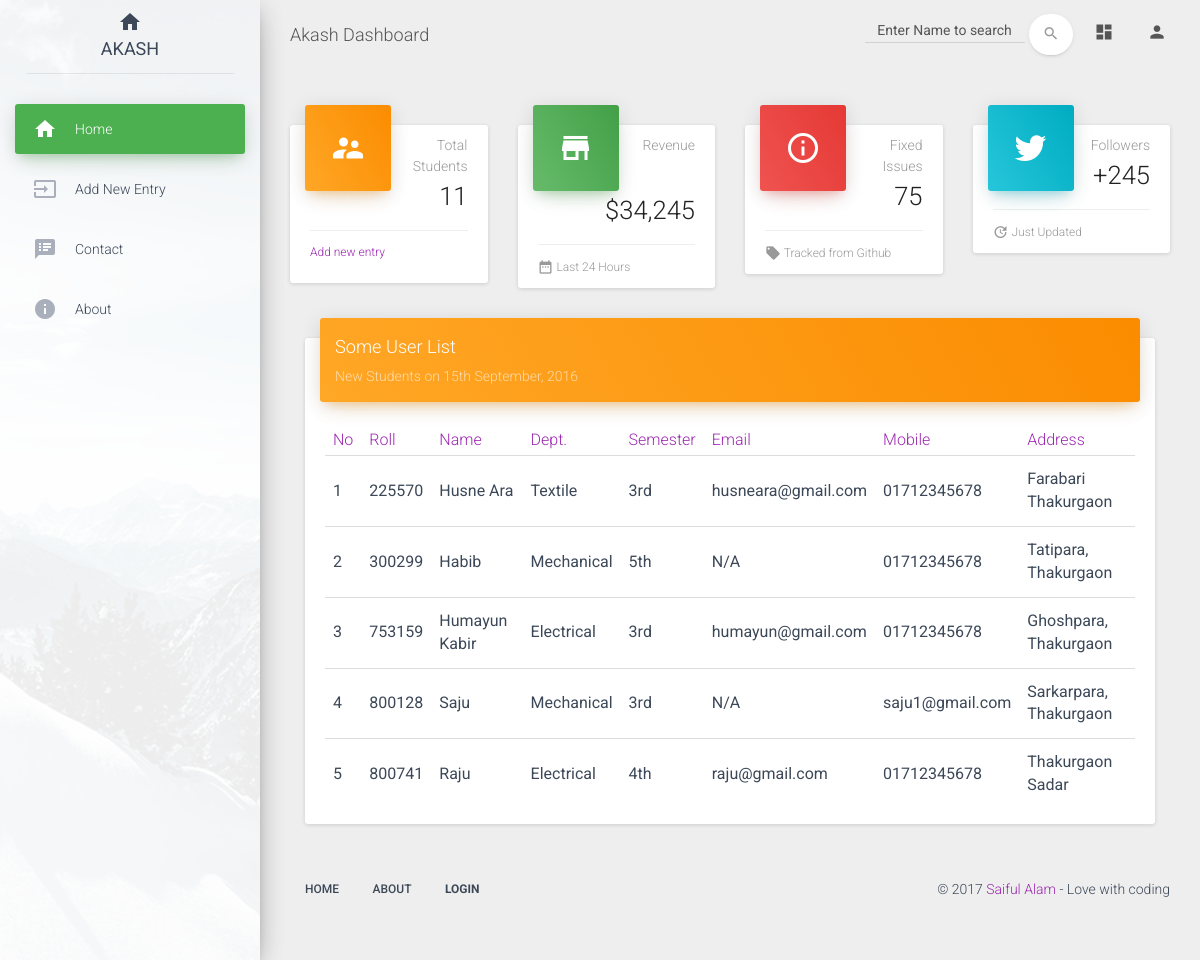
The page / on the database its author committed.
### tables this page shows
CREATE TABLE `students` (
  `id` int(11) NOT NULL,
  `name` varchar(100) NOT NULL,
  `roll` int(11) NOT NULL,
  `reg` int(11) NOT NULL,
  `email` varchar(100) NOT NULL,
  `mobile` varchar(15) NOT NULL,
  `sessions` varchar(11) NOT NULL,
  `religion` varchar(20) NOT NULL,
  `blood` varchar(11) NOT NULL,
  `birthdate` date NOT NULL,
  `gender` varchar(10) NOT NULL,
  `dept` varchar(50) NOT NULL,
  `sem` varchar(50) NOT NULL,
  `address` text NOT NULL,
  `img` varchar(255) NOT NULL
);

### application/controllers/Home.php (called while the page is built, shortened)
<?php
class Home extends CI_Controller {
function __construct()
 {
   $this->load->model('users_model');
 }
 function index()
 {
    $data['session_data'] = $this->session->userdata('logged_in');
    $session_data = $this->session->userdata('logged_in');
	$data['user_total'] = $this->db->count_all("students");
    $data['username'] = $session_data['username'];
    $data['currentPage'] = 'dashboard';
    $data['title'] = "Homepage";
    $data['name'] = $this->input->post('search_input');
$data["total_rows"] = $this->users_model->record_count();
$data['full_tag_open'] = "<ul class='pagination'>";
$data['full_tag_close'] ="</ul>";
$data['num_tag_open'] = '<li>';
$data['num_tag_close'] = '</li>';
$data['cur_tag_open'] = "<li class='disabled'><li class='active'><a href='#'>";
$data['cur_tag_close'] = "<span class='sr-only'></span></a></li>";
$data['next_tag_open'] = "<li>";
$data['next_tagl_close'] = "</li>";
$data['prev_tag_open'] = "<li>";
$data['prev_tagl_close'] = "</li>";
$data['first_tag_open'] = "<li>";
$data['first_tagl_close'] = "</li>";
$data['last_tag_open'] = "<li>";
$data['last_tagl_close'] = "</li>";
$data["base_url"] = base_url();
		$data["page"] = 5;
		$data["uri_segment"] = 3;
		$data['num_links'] = 2;
$this->pagination->initialize($data);
$page = ($this->uri->segment(3)) ? $this->uri->segment(3) : 0;
$data["user_list"] = $this->users_model->get_all_users($data["page"], $page);
$data["links"] = $this->pagination->create_links();
    $this->load->view('template/header.php',$data);
    $this->load->view('home', $data);
    $this->load->view('template/footer.php',$data);
 }
}

### index.php (called while the page is built, shortened)
<?php
require_once BASEPATH.'core/CodeIgniter.php';

### application/models/Users_model.php (called while the page is built, shortened)
<?php
class Users_model extends CI_Model {
    function get_all_users($limit, $start) {
        $this->db->limit($limit, $start);
        $query = $this->db->get("students");
        if ($query->num_rows() > 0) {
            foreach ($query->result() as $row) {
                $data[] = $row;
            }
            return $data;
        }else{
            $not_found = "No data found";
            return $not_found;
        }
        return $query->result();
    }
}
?>

### application/views/home.php (the view)
<div class="content">
	<div class="container-fluid">
		<div class="row">
			<div class="col-lg-3 col-md-6 col-sm-6">
				<div class="card card-stats">
					<div class="card-header" data-background-color="orange">
						<i class="material-icons">supervisor_account</i>
					</div>
					<div class="card-content">
						<p class="category">Total Students</p>
						<h3 class="title"><?php echo $user_total; ?></h3>
					</div>
					<div class="card-footer">
						<div class="stats">
							<p><a href="<?php echo base_url(); ?>admin/users/add_user">Add new entry </a></p>
						</div>
					</div>
				</div>
			</div>
			<div class="col-lg-3 col-md-6 col-sm-6">
				<div class="card card-stats">
					<div class="card-header" data-background-color="green">
						<i class="material-icons">store</i>
					</div>
					<div class="card-content">
						<p class="category">Revenue</p>
						<h3 class="title">$34,245</h3>
					</div>
					<div class="card-footer">
						<div class="stats">
							<i class="material-icons">date_range</i> Last 24 Hours
						</div>
					</div>
				</div>
			</div>
			<div class="col-lg-3 col-md-6 col-sm-6">
				<div class="card card-stats">
					<div class="card-header" data-background-color="red">
						<i class="material-icons">info_outline</i>
					</div>
					<div class="card-content">
						<p class="category">Fixed Issues</p>
						<h3 class="title">75</h3>
					</div>
					<div class="card-footer">
						<div class="stats">
							<i class="material-icons">local_offer</i> Tracked from Github
						</div>
					</div>
				</div>
			</div>
			<div class="col-lg-3 col-md-6 col-sm-6">
				<div class="card card-stats">
					<div class="card-header" data-background-color="blue">
						<i class="fa fa-twitter"></i>
					</div>
					<div class="card-content">
						<p class="category">Followers</p>
						<h3 class="title">+245</h3>
					</div>
					<div class="card-footer">
						<div class="stats">
							<i class="material-icons">update</i> Just Updated
						</div>
					</div>
				</div>
			</div>
		</div>
			<div class=" col-md-12">
				<div class="card">
                          <div class="card-header" data-background-color="orange">
                              <h4 class="title">Some User List</h4>
                              <p class="category">New Students on 15th September, 2016</p>
                          </div>
                          <div class="card-content table-responsive">
                              <table class="table">
                                  <thead class="text-primary">
                                  	<th scope="col">No</th>
                                  	<th scope="col">Roll</th>
								<th scope="col">Name</th>
								<th scope="col">Dept.</th>
								<th scope="col">Semester</th>
								<th scope="col">Email</th>
								<th scope="col">Mobile</th>
								<th scope="col">Address</th>
                                  </thead>
                                  <tbody>
                                 <?php $count = 0; foreach ($user_list as $u_key){ ?>
							<tr>
							<td><?php  $count++; echo $count; ?></td>
							<td><?php echo $u_key->roll; ?></td>
							<td><?php echo $u_key->name; ?></td>
							<td><?php echo $u_key->dept; ?></td>
							<td><?php echo $u_key->sem;?></td>
							<td><?php if($u_key->email==null){echo "N/A";}else{echo $u_key->email;} ?></td>
							<td><?php echo $u_key->mobile; ?></td>
							<td><?php echo $u_key->address ; ?></td>
							</tr>
							<?php }?>
                                  </tbody>
                              </table>
                          </div>
                      </div>
			</div>
		</div>

### application/views/template/header.php (shortened to what this page needs)
<html>
<head>
    <link href="<?php echo base_url(); ?>assets/css/bootstrap.min.css" rel="stylesheet" />
    <link href="<?php echo base_url(); ?>assets/css/material-dashboard.css" rel="stylesheet"/>
    <link href="<?php echo base_url(); ?>assets/css/demo.css" rel="stylesheet" />
    <link href="<?php echo base_url(); ?>assets/css/style.css" rel="stylesheet" />
    <link href="http://maxcdn.bootstrapcdn.com/font-awesome/latest/css/font-awesome.min.css" rel="stylesheet">
</head>
<body>
    <div class="wrapper">
        <div class="sidebar" data-color="green" data-image="<?php base_url() ?>assets/img/sidebar-1.jpg">
            <div class="logo">
                <a href="<?php echo base_url(); ?>" class="simple-text">
                	 <i class="material-icons">home</i><br>Akash
                </a>
            </div>
            <div class="sidebar-wrapper">
                <ul class="nav">
                    <li class="<?php  if($currentPage =='dashboard'){echo 'active';} ?>">
                        <a href="<?php echo base_url(); ?>">
                            <i class="material-icons">home</i>
                            <p>Home</p>
                        </a>
                    </li>
                   <li class="<?php  if($currentPage =='add_user'){echo 'active';} ?>">
                        <a href="<?php echo base_url(); ?>admin/users/add_user">
                            <i class="material-icons">input</i>
                            <p>Add New Entry</p>
                        </a>
                    </li>
                    <li class="<?php  if($currentPage =='contact'){echo 'active';} ?>">
                        <a href="<?php echo base_url(); ?>Contact">
                            <i class="material-icons text-gray">speaker_notes</i>
                            <p>Contact</p>
                        </a>
                    </li>
                    <li class="<?php  if($currentPage =='about'){echo 'active';} ?>">
                        <a href="<?php echo base_url(); ?>about">
                            <i class="material-icons text-gray">info</i>
                            <p>About</p>
                        </a>
                    </li>
                </ul>
            </div>
        </div>
        <div class="main-panel">
            <nav class="navbar navbar-transparent navbar-absolute">
                <div class="container-fluid">
                    <div class="navbar-header">
                        <a class="navbar-brand" href="#">Akash Dashboard</a>
                    </div>
                    <div class="collapse navbar-collapse">
                        <ul class="nav navbar-nav navbar-right">
                            <li>
                                <a href="#pablo" class="dropdown-toggle" data-toggle="dropdown">
                                    <i class="material-icons">dashboard</i>
                                </a>
                            </li>
                            <?php if ($session_data) { ?>
                            <li class="dropdown">
                                <a href="#" class="dropdown-toggle" data-toggle="dropdown">
                                   <p class=""><i class="material-icons">person</i>
                                    <?php echo $username; ?></p>
                                </a>
                                <ul class="dropdown-menu">
                                    <li><a href="#pablo" class="dropdown-toggle" data-toggle="dropdown">
                                   <i class="material-icons">person</i>
                                   <p class="">Profile</p>
                                </a></li>
                                    <li><a href="<?php echo base_url() ?>admin/dashboard/logout">
                                    <i class="material-icons">launch</i>
                                   <p class="">Log Out</p>
                                    </a></li>
                                </ul>
                            </li>
                            <?php }else{ ?>
                            <li class="dropdown">
                                <a href="#" class="dropdown-toggle" data-toggle="dropdown">
                                   <p class=""><i class="material-icons">person</i>
                                    <?php echo $username; ?></p>
                                </a>
                            </li>
                            <?php } ?>
                        </ul>
                        <form method="POST" class="navbar-form navbar-right"  action="<?php echo base_url() .'users/search/public_search/'.$name; ?>">
                            <div class="form-group ">
                                <p class="title"> <span style="font-weight: 600;padding: 0px;"> </span>
                                <input style="/*width: 220px;*/" name="search_input" type="text" placeholder="Enter Name to search" class="text-center form-control" ></p>
                            </div>
                            <button type="submit" class="btn btn-white btn-round btn-just-icon">
                                <i class="material-icons">search</i><div class="ripple-container"></div>
                            </button>
                        </form>
                    </div>
                </div>
            </nav>

### application/views/template/footer.php (shortened to what this page needs)
			<footer class="footer">
				<div class="container-fluid">
					<nav class="pull-left">
						<ul>
							<li>
								<a href="<?php echo base_url(); ?>">
									Home
								</a>
							</li>
							<li>
								<a href="<?php echo base_url(); ?>about">
									About
								</a>
							</li>
							<?php if ($session_data) { ?>
							<li>
								<a href="<?php echo base_url() ?>admin">
								    <strong> Admin</strong>
								</a>
							</li>
							<?php }else { ?>
							<li>
								<a href="<?php echo base_url() ?>login">
								    <strong> Login</strong>
								</a>
							</li>
							<?php } ?>
						</ul>
					</nav>
					<p class="copyright pull-right">
						&copy; <script>document.write(new Date().getFullYear())</script> <a href="http://facebook.com/4msar">Saiful Alam</a> - Love with coding
					</p>
				</div>
			</footer>
		</div>
	</div>
</body>
</html>

### assets/css/style.css (style rules this page uses)
.title { text-transform: capitalize !important; }

### rows shown on the page
students: roll "225570", name "Husne Ara", dept "Textile", sem "3rd", email "husneara@gmail.com", mobile "01712345678", address "Farabari Thakurgaon"
students: roll "300299", name "Habib", dept "Mechanical", sem "5th", email "N/A", mobile "01712345678", address "Tatipara, Thakurgaon"
students: roll "753159", name "Humayun Kabir", dept "Electrical", sem "3rd", email "humayun@gmail.com", mobile "01712345678", address "Ghoshpara, Thakurgaon"
students: roll "800128", name "Saju", dept "Mechanical", sem "3rd", email "N/A", mobile "saju1@gmail.com", address "Sarkarpara, Thakurgaon"
students: roll "800741", name "Raju", dept "Electrical", sem "4th", email "raju@gmail.com", mobile "01712345678", address "Thakurgaon Sadar"

### other values the page prints
$user_total "11"
